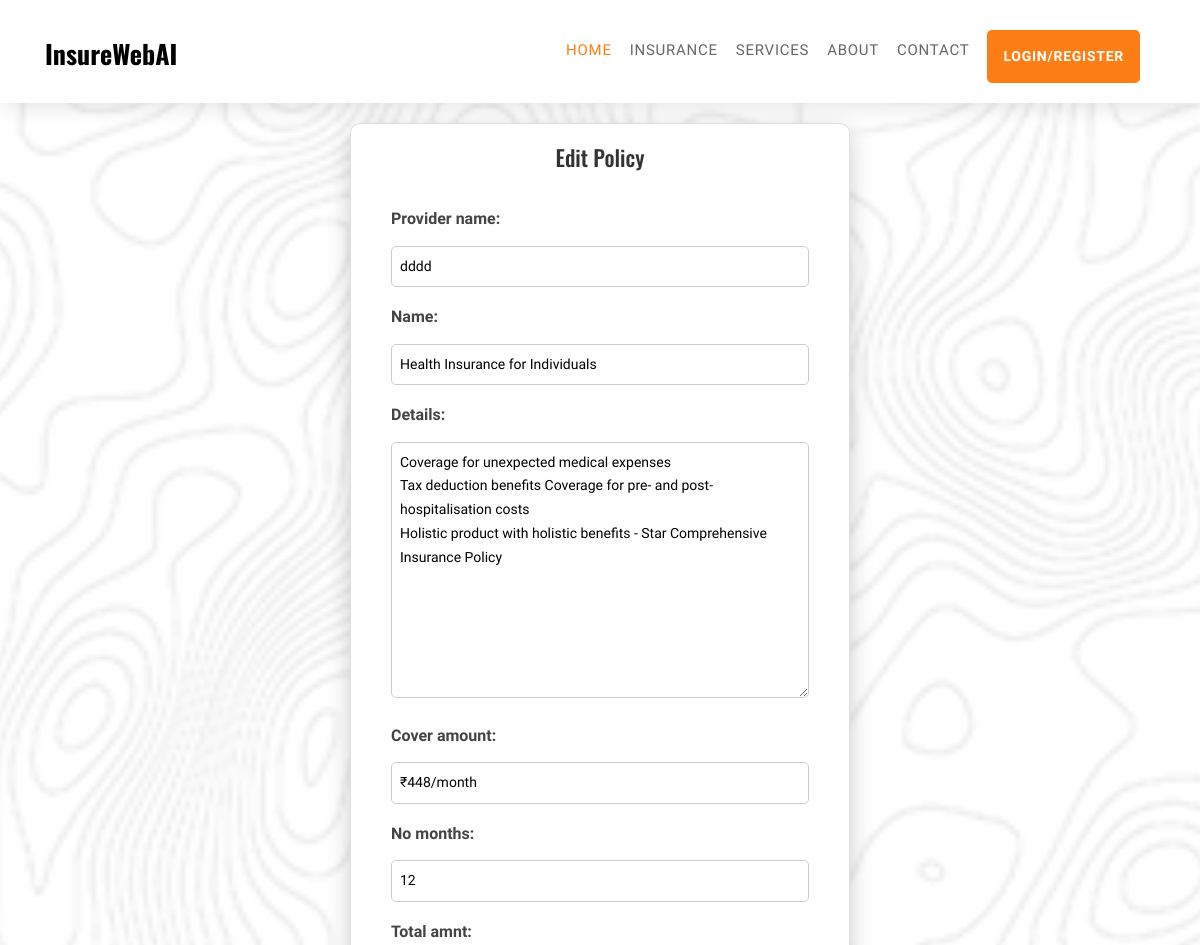
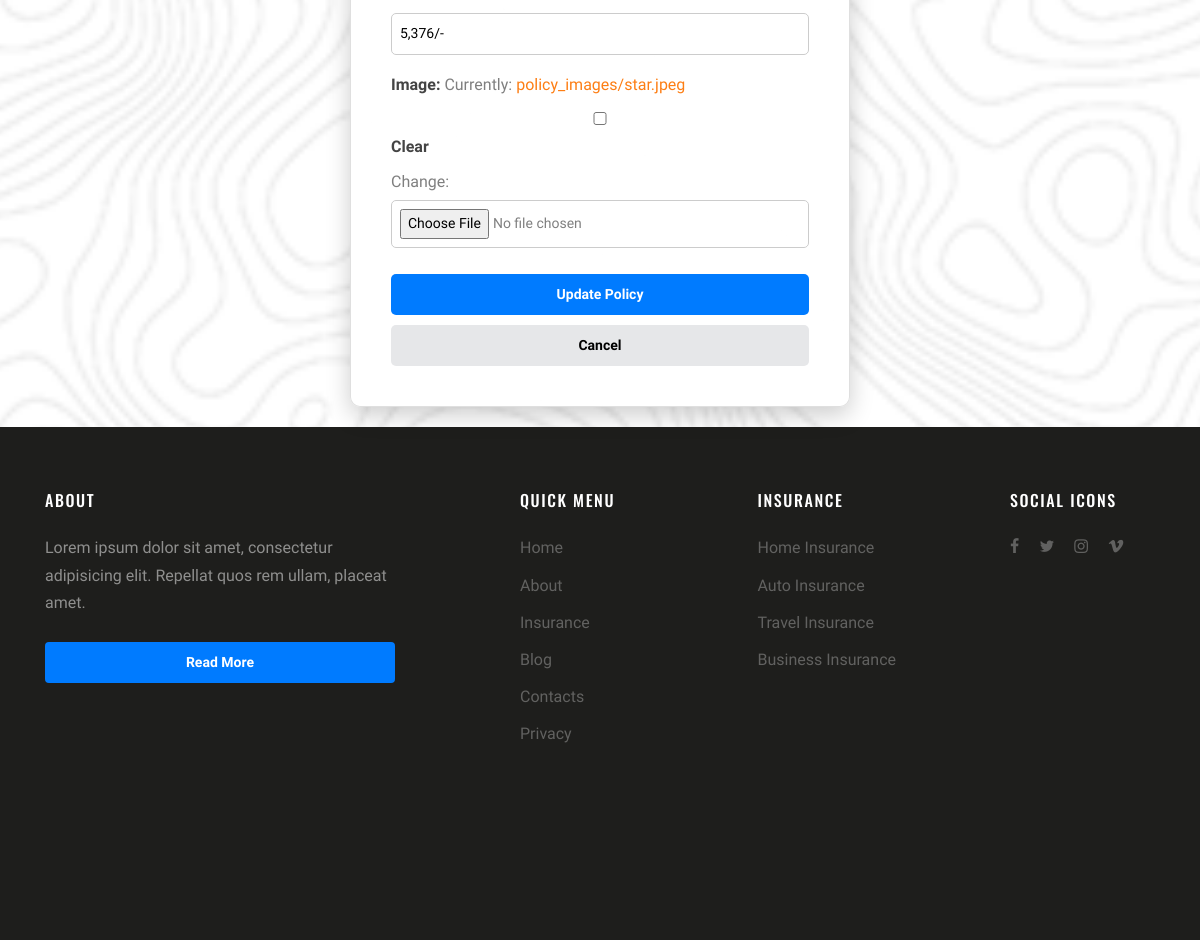
Page /edit_policy/1/ on the committed database (2 pictures, top to bottom).
### userapp/models.py (models this page shows, shortened)
class Policy(models.Model):
    provider_name = models.CharField(max_length=255)
    name = models.CharField(max_length=255)
    details = models.TextField()
    cover_amount = models.CharField(max_length=255)  # Add cover_amount field
    no_months=models.CharField(max_length=255)
    total_amnt= models.CharField(max_length=255)
    created_by = models.ForeignKey(settings.AUTH_USER_MODEL, on_delete=models.CASCADE, null=True, blank=True) # Use settings.AUTH_USER_MODEL
    created_on = models.DateTimeField(auto_now_add=True)
    image = models.ImageField(upload_to='policy_images/', null=True, blank=True)  # Add this line

### userapp/views.py (the view)
# urls.py: path('edit_policy/<int:policy_id>/', views.edit_policy, name='edit_policy'),
def edit_policy(request, policy_id):
    policy = get_object_or_404(Policy, pk=policy_id)
    if request.method == 'POST':
        form = PolicyForm(request.POST, request.FILES, instance=policy)  # CRUCIAL CHANGE: ADD request.FILES
        if form.is_valid():
            policy = form.save(commit=False)
            policy.save()
            messages.success(request, "Policy updated successfully!")
            return redirect('policy_detail', policy_id=policy.id)
        else:
            for field, errors in form.errors.items():
                for error in errors:
                    messages.error(request, f"{field}: {error}")
            return render(request, 'edit_policy.html', {'form': form, 'policy': policy})
    else:
        form = PolicyForm(instance=policy)
    return render(request, 'edit_policy.html', {'form': form, 'policy': policy})

### userapp/forms.py
class PolicyForm(forms.ModelForm):
    class Meta:
        model = Policy
        fields = ['provider_name','name', 'details','cover_amount','no_months','total_amnt','image']  # Fields to include in the form

### userapp/templates/edit_policy.html (shortened to what this page needs)
{% load static %}
{% include 'header.html' %}
<div class="wrapper">
    <div class="card">
        <h1>Edit Policy</h1>
        <div class="card-body">
            <form method="post" enctype="multipart/form-data">
                {{ form.as_p }}
                <button type="submit" class="btn btn-primary">Update Policy</button>
                <a href="{% url 'policy_detail' policy.id %}" class="btn btn-secondary">Cancel</a>
            </form>
        </div>
    </div>
</div>
{% include 'footer.html' %}

### userapp/static/css/style.css (style rules this page uses)
body { line-height: 1.7; color: rgba(0, 0, 0, 0.5); font-weight: 400; font-size: 1rem; font-family: "Roboto Mono", SFMono-Regular, Menlo, Monaco, Consolas, "Liberation Mono", "Courier New", monospace; font-family: "Work Sans", -apple-system, BlinkMacSystemFont, "Segoe UI", Roboto, "Helvetica Neue", Arial, sans-serif, "Apple Color Emoji", "Segoe UI Emoji", "Segoe UI Symbol", "Noto Color Emoji"; background: #f4f4f4; background-size: cover; background-attachment: fixed; background-repeat: no-repeat; }
h1, h2, h3, h4, h5, .h1, .h2, .h3, .h4, .h5 { color: #000; }
a { -webkit-transition: .3s all ease; -o-transition: .3s all ease; transition: .3s all ease; }
.font-secondary, h1, h2, h3, h4, h5, .h1, .h2, .h3, .h4, .h5 { font-family: "Oswald", arial, sans-serif; }
.btn { position: relative; top: 0; }
.btn.btn-secondary { background-color: #e6e7e9; border-color: #e6e7e9; color: #000; }

### rows in the picture
Policy: provider_name "dddd", name "Health Insurance for Individuals", details "Coverage for unexpected medical expenses Tax deduction benefits Coverage for pre- and post-hospitalisation costs Holistic product with holistic benefits - Star Comprehensive Insurance Policy", cover_amount "₹448/month", no_months "12", total_amnt "5,376/-"
